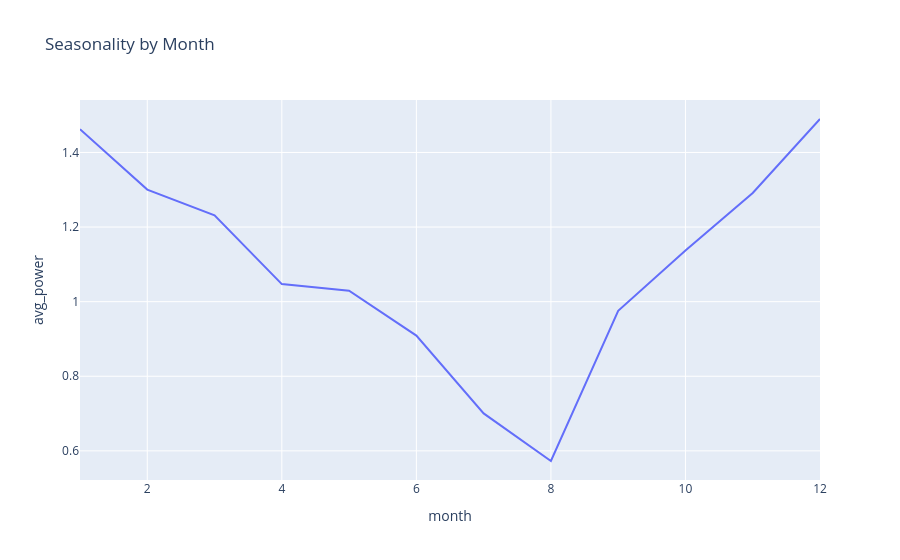

The notebook cell this image was saved under:
### Markdown cell above
seasonality

### Code cell
"""
Lädt das Monatsmuster aus dem View 'monthly_pattern'
und zeigt den durchschnittlichen Verbrauch pro Monat als Linienplot – sichtbar als Saisonalität.
"""

df_month = pd.read_sql("SELECT * FROM monthly_pattern", engine)

px.line(df_month,x="month",y="avg_power",
        title="Seasonality by Month")

### Figure 1 — Plotly figure (JSON) as saved in the notebook; plotly's stock layout.template omitted (floating-point values rounded to 4 significant figures)
{"data": [{"hovertemplate": "month=%{x}<br>avg_power=%{y}<extra></extra>", "legendgroup": "", "line": {"color": "#636efa", "dash": "solid"}, "marker": {"symbol": "circle"}, "mode": "lines", "name": "", "orientation": "v", "showlegend": false, "type": "scatter", "x": [1.0, 2.0, 3.0, 4.0, 5.0, 6.0, 7.0, 8.0, 9.0, 10.0, 11.0, 12.0], "xaxis": "x", "y": [1.462, 1.3, 1.231, 1.047, 1.03, 0.9091, 0.7004, 0.5728, 0.9757, 1.137, 1.292, 1.49], "yaxis": "y"}], "layout": {"legend": {"tracegroupgap": 0}, "title": {"text": "Seasonality by Month"}, "xaxis": {"anchor": "y", "domain": [0, 1], "title": {"text": "month"}}, "yaxis": {"anchor": "x", "domain": [0, 1], "title": {"text": "avg_power"}}}}
